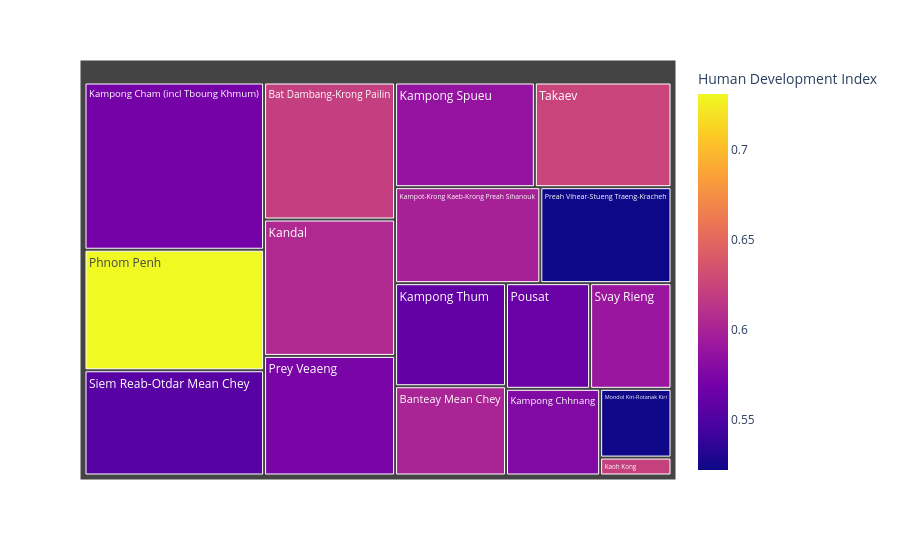

The notebook cell saved with this chart:
### Code cell
# Creating a treemap using Plotly Express
px.treemap(
    df1[df1['year'] == FOCUS_YEAR],
    color=INDICATOR1,                # Data for coloring
    values=INDICATOR5,                # Data for size of treemap blocks
    path=[ADM3],             # Path for hierarchical display
    hover_name= ADM3,                # Municipality for hover tooltip
    hover_data=[INDICATOR1],        # Additional data for hover tooltip
    labels=dict(data_dict)           # Custom labels from data_dict
)

### Figure 1 — Plotly figure (JSON) as saved in the notebook; plotly's stock layout.template omitted (floating-point values rounded to 4 significant figures)
{"data": [{"branchvalues": "total", "customdata": [[0.731], [0.564], [0.624], [0.555], [0.56], [0.522], [0.523], [0.599], [0.621], [0.622], [0.587], [0.601], [0.591], [0.605], [0.57], [0.573], [0.577]], "domain": {"x": [0.0, 1.0], "y": [0.0, 1.0]}, "hovertemplate": "<b>%{hovertext}</b><br><br>labels=%{label}<br>Population=%{value}<br>parent=%{parent}<br>id=%{id}<br>Human Development Index=%{color}<extra></extra>", "hovertext": ["Phnom Penh", "Pousat", "Takaev", "Siem Reab-Otdar Mean Chey", "Kampong Thum", "Preah Vihear-Stueng Traeng-Kracheh", "Mondol Kiri-Rotanak Kiri", "Kampot-Krong Kaeb-Krong Preah Sihanouk", "Bat Dambang-Krong Pailin", "Kaoh Kong", "Kampong Spueu", "Banteay Mean Chey", "Svay Rieng", "Kandal", "Kampong Cham (incl Tboung Khmum)", "Prey Veaeng", "Kampong Chhnang"], "ids": ["Phnom Penh", "Pousat", "Takaev", "Siem Reab-Otdar Mean Chey", "Kampong Thum", "Preah Vihear-Stueng Traeng-Kracheh", "Mondol Kiri-Rotanak Kiri", "Kampot-Krong Kaeb-Krong Preah Sihanouk", "Bat Dambang-Krong Pailin", "Kaoh Kong", "Kampong Spueu", "Banteay Mean Chey", "Svay Rieng", "Kandal", "Kampong Cham (incl Tboung Khmum)", "Prey Veaeng", "Kampong Chhnang"], "labels": ["Phnom Penh", "Pousat", "Takaev", "Siem Reab-Otdar Mean Chey", "Kampong Thum", "Preah Vihear-Stueng Traeng-Kracheh", "Mondol Kiri-Rotanak Kiri", "Kampot-Krong Kaeb-Krong Preah Sihanouk", "Bat Dambang-Krong Pailin", "Kaoh Kong", "Kampong Spueu", "Banteay Mean Chey", "Svay Rieng", "Kandal", "Kampong Cham (incl Tboung Khmum)", "Prey Veaeng", "Kampong Chhnang"], "marker": {"coloraxis": "coloraxis", "colors": [0.731, 0.564, 0.624, 0.555, 0.56, 0.522, 0.523, 0.599, 0.621, 0.622, 0.587, 0.601, 0.591, 0.605, 0.57, 0.573, 0.577]}, "name": "", "parents": ["", "", "", "", "", "", "", "", "", "", "", "", "", "", "", "", ""], "type": "treemap", "values": [1547.0, 635.1, 1022.0, 1351.0, 817.1, 899.8, 350.7, 996.0, 1283.0, 91.33, 1046.0, 707.8, 614.6, 1277.0, 2147.0, 1120.0, 583.1]}], "layout": {"coloraxis": {"colorbar": {"title": {"text": "Human Development Index"}}, "colorscale": [[0.0, "#0d0887"], [0.1111, "#46039f"], [0.2222, "#7201a8"], [0.3333, "#9c179e"], [0.4444, "#bd3786"], [0.5556, "#d8576b"], [0.6667, "#ed7953"], [0.7778, "#fb9f3a"], [0.8889, "#fdca26"], [1.0, "#f0f921"]]}, "legend": {"tracegroupgap": 0}, "margin": {"t": 60}}}
